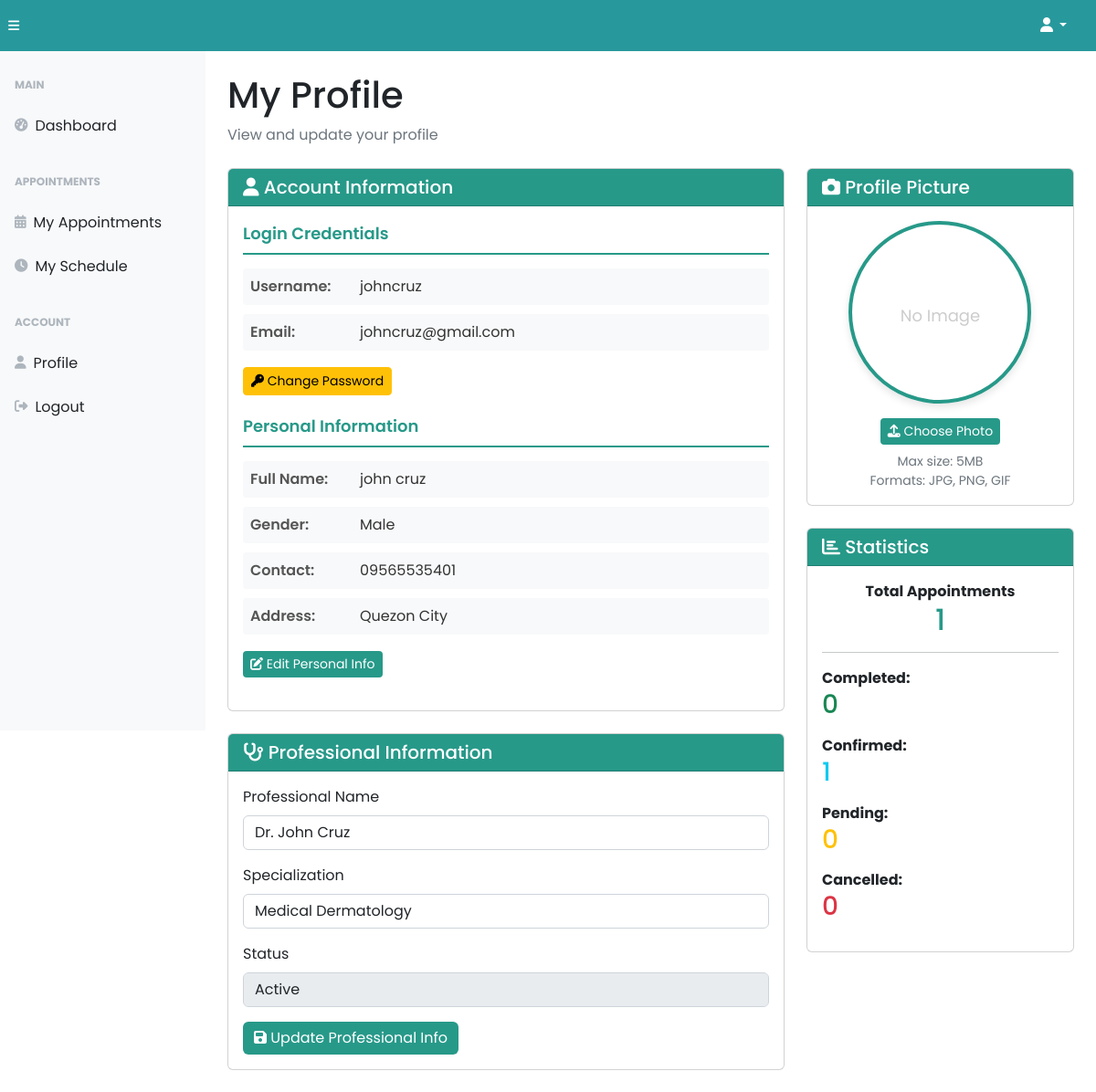
/dermatologist/derm-profile.php (signed in), run on an earlier commit of the app's database.
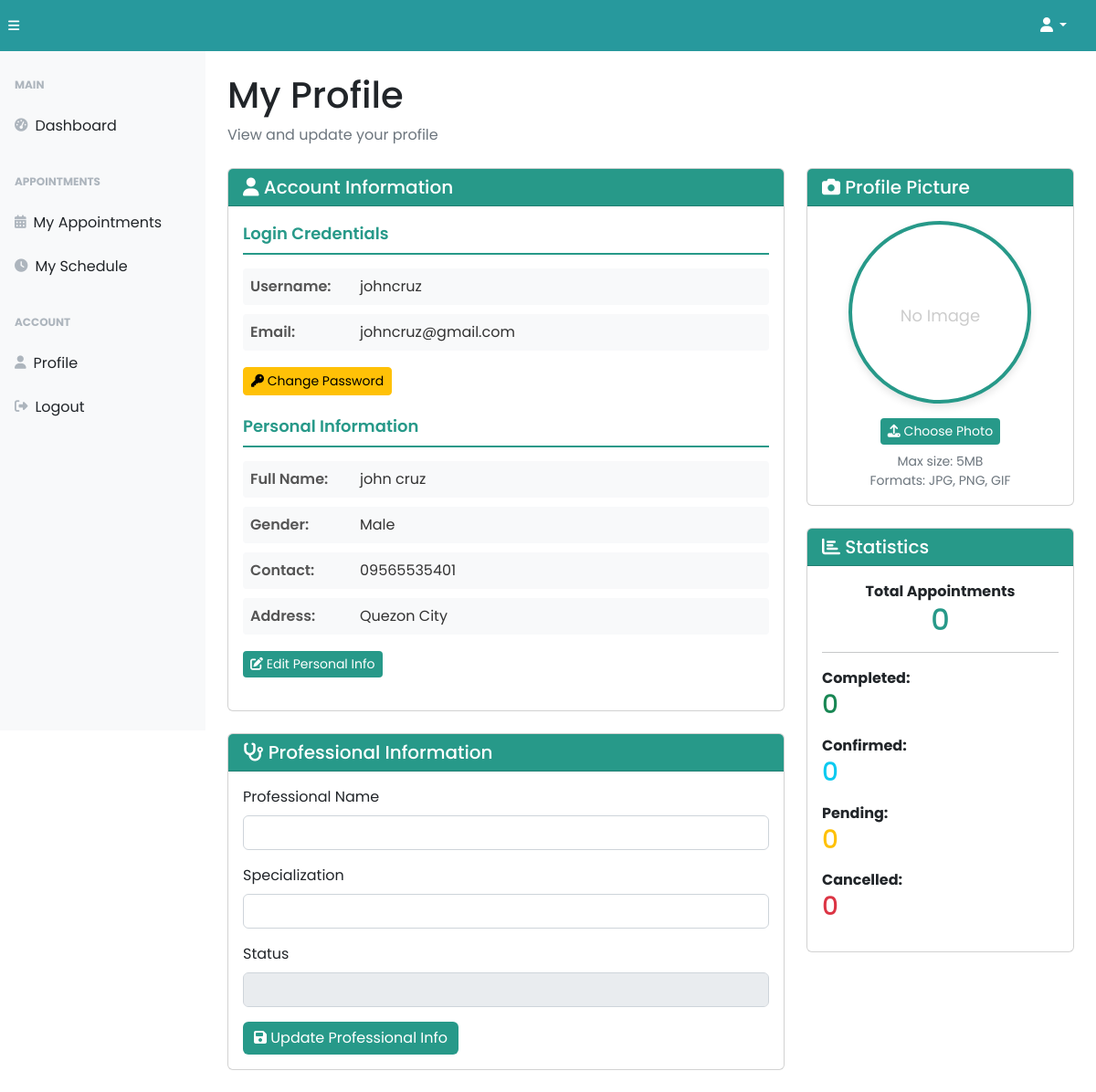
And on a later commit of the database.
### tables this page shows
CREATE TABLE `tbl_dermatologists` (
  `derm_id` int(11) NOT NULL,
  `ac_id` int(11) DEFAULT NULL,
  `derm_name` varchar(100) NOT NULL,
  `derm_specialization` varchar(255) DEFAULT NULL,
  `derm_image` varchar(255) DEFAULT NULL,
  `derm_status` enum('Active','Inactive') DEFAULT 'Active'
);

### dermatologist/derm-select.php (called while the page is built)
<?php
$ac_id = $_SESSION["derm_id"];
    $select_query = "SELECT * FROM tbl_dermatologists WHERE ac_id = ?";
    $stmt = $conn->prepare($select_query);
    $stmt->bind_param("i", $ac_id);
    $stmt->execute();
    $result = $stmt->get_result();
    $data = $result->fetch_assoc();
    $derm_id = $data["derm_id"];
?>

### dermatologist/derm-profile.php (the view, shortened to what the changed rows need)
<?php
require_once("../backend/config/config.php");
require_once("./derm-select.php");
?>
<!DOCTYPE html>
<html lang="en">
<head>
  <link href="https://cdnjs.cloudflare.com/ajax/libs/font-awesome/6.5.1/css/all.min.css" rel="stylesheet">
  <link rel="stylesheet" href="../styles/bootsrap5-min.css">
  <link rel="stylesheet" href="../styles/card-general.css">
</head>
<body class="sb-nav-fixed">
  <div id="layoutSidenav">
    <div id="layoutSidenav_content">
      <main>
        <div class="container-fluid px-4">
          <h1 class="mt-4">My Profile</h1>
          <div class="row">
            <div class="col-md-8">
              <div class="card mb-4">
                <div class="card-body">
                  <form id="professionalForm">
                    <div class="mb-3">
                      <label class="form-label">Professional Name</label>
                      <input type="text" class="form-control" id="dermName" value="<?= htmlspecialchars($data['derm_name']) ?>">
                    </div>
                    <div class="mb-3">
                      <label class="form-label">Specialization</label>
                      <input type="text" class="form-control" id="dermSpec" value="<?= htmlspecialchars($data['derm_specialization']) ?>">
                    </div>
                    <div class="mb-3">
                      <label class="form-label">Status</label>
                      <input type="text" class="form-control" value="<?= htmlspecialchars($data['derm_status']) ?>" readonly style="background-color: #e9ecef; cursor: not-allowed;">
                    </div>
                  </form>
                </div>
              </div>
            </div>
            <div class="col-md-4">
              <div class="card mb-4">
                <div class="card-body">
                  <?php
                  $stats_query = "SELECT
                                      COUNT(CASE WHEN appointment_status = 'Completed' THEN 1 END) as completed,
                                      COUNT(CASE WHEN appointment_status = 'Pending' THEN 1 END) as pending,
                                      COUNT(CASE WHEN appointment_status = 'Confirmed' THEN 1 END) as confirmed,
                                      COUNT(CASE WHEN appointment_status = 'Cancelled' THEN 1 END) as cancelled,
                                      COUNT(*) as total
                                    FROM tbl_appointments WHERE derm_id = ?";
                  $stats_stmt = $conn->prepare($stats_query);
                  $stats_stmt->bind_param("i", $derm_id);
                  $stats_stmt->execute();
                  $stats_result = $stats_stmt->get_result();
                  $stats = $stats_result->fetch_assoc();
                  ?>
                  <div class="mb-3 text-center">
                    <strong>Total Appointments</strong>
                    <h2 style="color: rgb(39,153,137);"><?= $stats['total'] ?></h2>
                  </div>
                  <div class="mb-3">
                    <strong>Confirmed:</strong>
                    <h3 class="text-info"><?= $stats['confirmed'] ?></h3>
                  </div>
                </div>
              </div>
            </div>
      </main>
    </div>
  </div>
</body>
</html>

What changed in the data, as far as the page shows it:
removed tbl_dermatologists: derm_name "Dr. John Cruz", derm_specialization "Medical Dermatology", derm_status "Active"
Also different on the page:
$stats['total']: "1" → "0"
$stats['confirmed']: "1" → "0"
